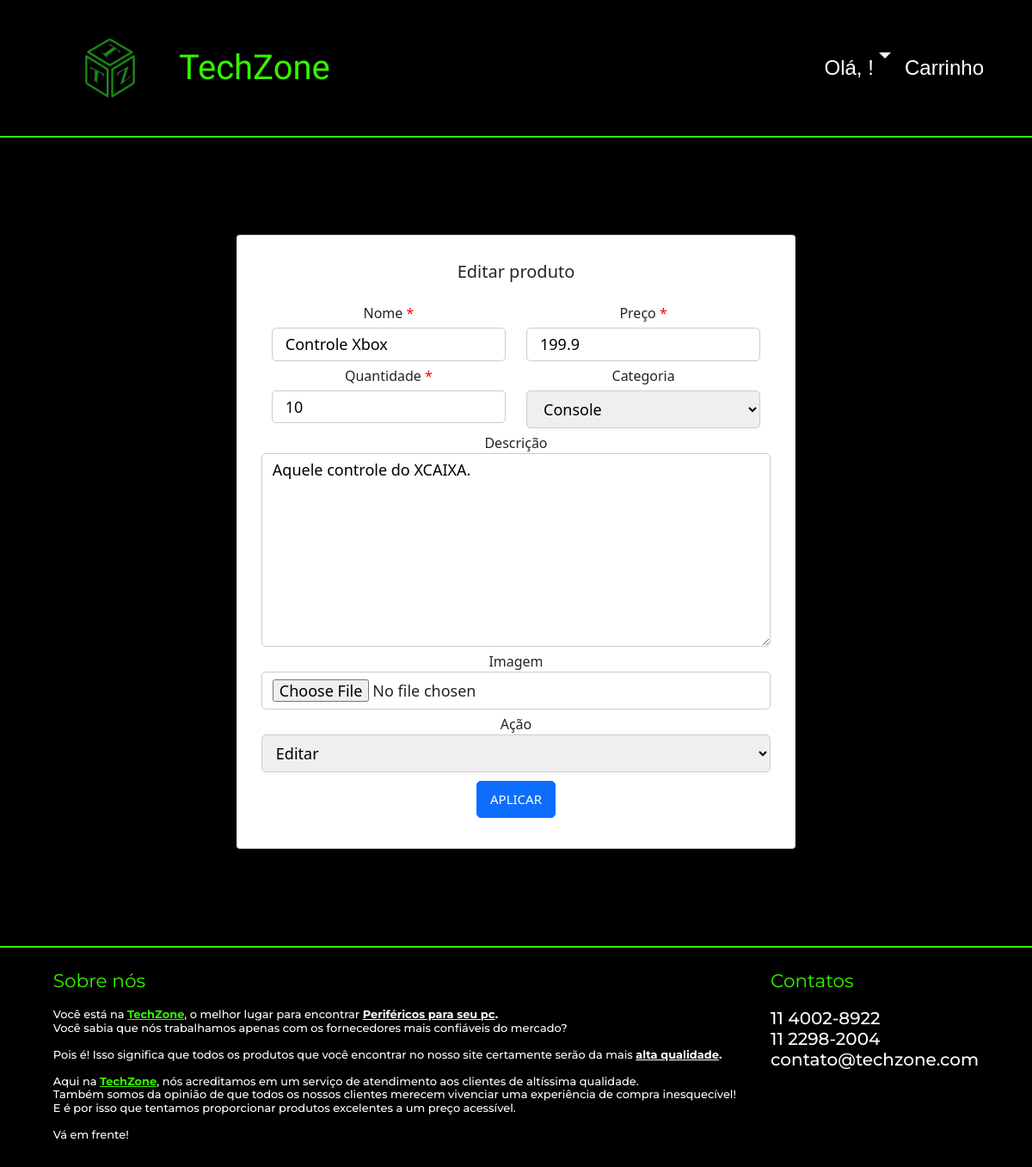
Screenshot of /pages/editProduct.php?id=0 with the database file from the repository.
### tables this page shows
CREATE TABLE products (
			id INTEGER PRIMARY KEY AUTOINCREMENT,
			name VARCHAR(125) NOT NULL,
			price DECIMAL NOT NULL,
			description TEXT NOT NULL DEFAULT "Sem descrição... :(",
			image TEXT NOT NULL,
			quantity INTEGER DEFAULT 1,
			category VARCHAR(100) NOT NULL DEFAULT "other"
		);

### php/classes/DatabaseConfig.php (called while the page is built, shortened)
<?php
class DatabaseConfig
{
	protected function __construct()
	{
		$dbPath = dirname(__DIR__) . "\database.sqlite";
		$this->dbh = new PDO("sqlite:{$dbPath}");
	}
}
?>

### php/classes/ProductsController.php (called while the page is built, shortened)
<?php
class ProductsController extends DatabaseConfig
{
	public function getProductData($id)
	{
		$sql = 'SELECT * FROM products WHERE id = ?';
		$statement = $this->dbh->prepare($sql);
		$statement->bindValue(1, $id, PDO::PARAM_STR);
		$statement->execute();
		return $statement->fetch(PDO::FETCH_ASSOC);
	}
}
?>

### components/productForm.php (the view, shortened to what this page needs)
<?php
require(dirname(__DIR__) . "/php/functions/isSelected.php");
$name = '';
$price = 0;
$quantity = 0;
$category = 'console';
$desc = '';
$isEdit = false;
$idIsSet = false;
$buttonText = 'Registrar';
$handler = '../php/handlers/handleAddProduct.php';
$title = 'Cadastrar produto';
$id = NULL;
if (isset($_POST['id'])) $id = $_POST['id'];
elseif (isset($_GET['id'])) $id = $_GET['id'];
if (substr($_SERVER['REQUEST_URI'], 0, 22) === "/pages/editProduct.php")
{
  $isEdit = true;
  $buttonText = 'Procurar';
  $handler = 'editProduct.php';
  $title = 'Editar produto';
  if (isset($id) && !isset($_GET['notFounded']))
  {
    $product = [];
    try
    {
      $pC = new ProductsController();
      $product = $pC->getProductData($id);
    }
    catch (PDOException $e)
    {
      logError($e, "Edit Product");
      header("Location: ../pages/editProduct.php?internalError=true");
    }
    if (!empty($product))
    {
      $buttonText = 'Aplicar';
      $idIsSet = true;
      $name = $product['name'];
      $price = $product['price'];
      $desc = $product['description'];
      $quantity = $product['quantity'];
      $category = $product['category'];
      $image = $product['image'];
      $handler = "../php/handlers/handleEditProduct.php?id={$id}&originalPath={$image}";
    }
    else header("Location: ../pages/editProduct.php?notFounded=true&id={$id}");
  }
}
?>
<div class="card">
  <h5 class="text-center mb-4"><?php echo $title; ?></h5>
  <form id="productForm" class="form-card" action="<?php echo $handler; ?>" enctype="multipart/form-data" method="POST">
    <?php if (!$isEdit || $idIsSet): ?>
      <div class="row justify-content-between text-left">
        <div class="form-group col-sm-6 flex-column d-flex">
          <label class="form-control-label px-3 required" id="name-label">Nome</label>
          <input type="text" id="name" name="name" value="<?php echo $name; ?>" required />
        </div>
        <div class="form-group col-sm-6 flex-column d-flex">
          <label class="form-control-label px-3 required" id="price-label">Preço</label>
          <input type="number" id="price" name="price" min="0.25" step="0.01" value="<?php echo $price; ?>" required />
        </div>
        <div class="form-group col-sm-6 flex-column d-flex">
          <label class="form-control-label px-3 required" id="quantity-label">Quantidade</label>
          <input type="number" id="quantity" name="quantity" min="0" value="<?php echo $quantity; ?>" required />
        </div>
        <div class="form-group col-sm-6 flex-column d-flex">
          <label class="form-control-label px-3" id="category-label">Categoria</label>
          <select name="category" id="category">
              <option value="console" <?php isSelected($category, 'console') ?>>Console</option>
          </select>
        </div>
      </div>
      <div class="row justify-content-between text-left">
        <label class="form-control-label px-3" id="desc-label">Descrição</label>
        <textarea cols="80" rows="10" id="desc" name="desc"><?php echo $desc; ?></textarea>
      </div>
      <div class="row justify-content-between text-left">
        <label class="form-control-label px-3 <?php echo $isEdit ? '' : 'required' ?>" id="file-label">Imagem</label>
        <input type="file" id="file" name="file" accept="image/png, image/jpeg, image/jpg" <?php echo $isEdit ? '' : 'required' ?> />
        <?php if($isEdit && $idIsSet): ?>
          <label class="form-control-label px-3" id="status-label">Ação</label>
          <select name="action" id="action">
            <option value="edit">Editar</option>
          </select>
        <?php endif; ?>
      </div>
    <?php endif;?>
    <div class="row justify-content-center">
      <div class="form-group col-sm-6">
        <button type="submit" class="d-flex justify-content-center btn-block mx-auto btn-primary align-items-center"><?php echo $buttonText; ?></button>
      </div>
    </div>
  </form>
</div>

### css/form.css (style rules this page uses)
.card { padding: 30px 40px; margin-top: 60px; margin-bottom: 60px; box-shadow: 0 6px 12px 0 rgba(0, 0, 0, 0.2); }
.form-control-label { margin-bottom: 0; }
input, textarea, button, select { padding: 8px 15px; border-radius: 5px; margin: 5px 0px; box-sizing: border-box; border: 1px solid #cccccc; font-size: 18px; font-weight: 300; }
.btn-block { text-transform: uppercase; font-size: 15px; font-weight: 400; height: 43px; cursor: pointer; }
.required:not(.invalid):after { content: " *"; color: red; }

### css/generic.css (style rules this page uses)
:root { --neon-green: #36f400; --neon-green-dark: #2fd400; --neon-green-77opc: rgba(54, 244, 0, 0.77); --neon-green-gradient: linear-gradient( 90deg, rgba(54, 244, 0, 1) 0%, rgba(0, 244, 98, 0.7) 100% ); --text-shadow: 0px 0px 5px black; --text-background: rgba(0, 0, 0, 0.5); }
body { display: grid; grid-template-rows: 20vh minmax(70vh, auto) minmax(10vh, auto); grid-template-areas: "header" "main" "footer"; background: black; }

### rows the page displays
products: name "Controle Xbox", price "199.9", quantity "10", category "Console", desc "Aquele controle do XCAIXA."

### other values shown
$title "Editar produto"
$buttonText "APLICAR"
